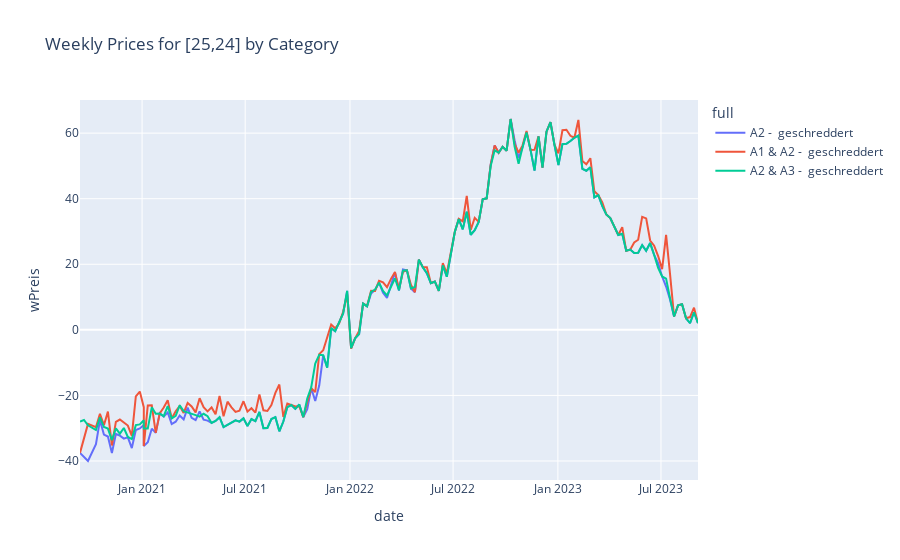

Notebook source saved alongside this figure:
### Markdown cell above
## Should we fill out the time gap? if yes, HOW?

### Code cell
fig = px.line(plz_24_25, x='date', y='wPreis', color='full', title='Weekly Prices for [25,24] by Category')
fig.show()

### Figure 1 — Plotly figure (JSON) as saved in the notebook; plotly's stock layout.template omitted (floating-point values rounded to 4 significant figures; data arrays with more than 128 entries replaced by an {"elided": "..."} marker saying what was removed)
{"data": [{"hovertemplate": "full=A2 -  geschreddert<br>date=%{x}<br>wPreis=%{y}<extra></extra>", "legendgroup": "A2 -  geschreddert", "line": {"color": "#636efa", "dash": "solid"}, "marker": {"symbol": "circle"}, "mode": "lines", "name": "A2 -  geschreddert", "orientation": "v", "showlegend": true, "type": "scatter", "x": {"elided": "154 str values"}, "xaxis": "x", "y": {"elided": "154 float values"}, "yaxis": "y"}, {"hovertemplate": "full=A1 & A2 -  geschreddert<br>date=%{x}<br>wPreis=%{y}<extra></extra>", "legendgroup": "A1 & A2 -  geschreddert", "line": {"color": "#EF553B", "dash": "solid"}, "marker": {"symbol": "circle"}, "mode": "lines", "name": "A1 & A2 -  geschreddert", "orientation": "v", "showlegend": true, "type": "scatter", "x": {"elided": "154 str values"}, "xaxis": "x", "y": {"elided": "154 float values"}, "yaxis": "y"}, {"hovertemplate": "full=A2 & A3 -  geschreddert<br>date=%{x}<br>wPreis=%{y}<extra></extra>", "legendgroup": "A2 & A3 -  geschreddert", "line": {"color": "#00cc96", "dash": "solid"}, "marker": {"symbol": "circle"}, "mode": "lines", "name": "A2 & A3 -  geschreddert", "orientation": "v", "showlegend": true, "type": "scatter", "x": {"elided": "156 str values"}, "xaxis": "x", "y": {"elided": "156 float values"}, "yaxis": "y"}], "layout": {"legend": {"title": {"text": "full"}, "tracegroupgap": 0}, "title": {"text": "Weekly Prices for [25,24] by Category"}, "xaxis": {"anchor": "y", "domain": [0, 1], "title": {"text": "date"}}, "yaxis": {"anchor": "x", "domain": [0, 1], "title": {"text": "wPreis"}}}}
